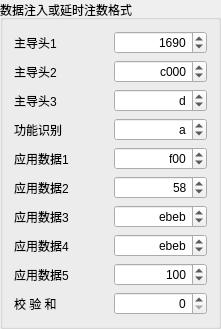
  <widget class="QGroupBox" name="groupBox_2">
   <property name="geometry">
    <rect>
     <x>10</x>
     <y>20</y>
     <width>221</width>
     <height>306</height>
    </rect>
   </property>
   <property name="title">
    <string>数据注入或延时注数格式</string>
   </property>
   <layout class="QVBoxLayout" name="verticalLayout">
    <item>
     <layout class="QHBoxLayout" name="horizontalLayout_8">
      <item>
       <widget class="QLabel" name="label_8">
        <property name="text">
         <string>主导头1 </string>
        </property>
       </widget>
      </item>
      <item>
       <widget class="QSpinBox" name="spinBox_1">
        <property name="alignment">
         <set>Qt::AlignRight|Qt::AlignTrailing|Qt::AlignVCenter</set>
        </property>
        <property name="maximum">
         <number>65535</number>
        </property>
        <property name="value">
         <number>5776</number>
        </property>
        <property name="displayIntegerBase">
         <number>16</number>
        </property>
       </widget>
      </item>
     </layout>
    </item>
    <item>
     <layout class="QHBoxLayout" name="horizontalLayout_9">
      <item>
       <widget class="QLabel" name="label_9">
        <property name="text">
         <string>主导头2 </string>
        </property>
       </widget>
      </item>
      <item>
       <widget class="QSpinBox" name="spinBox_2">
        <property name="inputMethodHints">
         <set>Qt::ImhDigitsOnly</set>
        </property>
        <property name="alignment">
         <set>Qt::AlignRight|Qt::AlignTrailing|Qt::AlignVCenter</set>
        </property>
        <property name="maximum">
         <number>65535</number>
        </property>
        <property name="value">
         <number>49152</number>
        </property>
        <property name="displayIntegerBase">
         <number>16</number>
        </property>
       </widget>
      </item>
     </layout>
    </item>
    <item>
     <layout class="QHBoxLayout" name="horizontalLayout_10">
      <item>
       <widget class="QLabel" name="label_10">
        <property name="text">
         <string>主导头3 </string>
        </property>
       </widget>
      </item>
      <item>
       <widget class="QSpinBox" name="spinBox_3">
        <property name="wrapping">
         <bool>false</bool>
        </property>
        <property name="alignment">
         <set>Qt::AlignRight|Qt::AlignTrailing|Qt::AlignVCenter</set>
        </property>
        <property name="buttonSymbols">
         <enum>QAbstractSpinBox::UpDownArrows</enum>
        </property>
        <property name="showGroupSeparator" stdset="0">
         <bool>false</bool>
        </property>
        <property name="suffix">
         <string/>
        </property>
        <property name="prefix">
         <string/>
        </property>
        <property name="maximum">
         <number>65535</number>
        </property>
        <property name="value">
         <number>13</number>
        </property>
        <property name="displayIntegerBase">
         <number>16</number>
        </property>
       </widget>
      </item>
     </layout>
    </item>
    <item>
     <layout class="QHBoxLayout" name="horizontalLayout">
      <item>
       <widget class="QLabel" name="label">
        <property name="text">
         <string>功能识别 </string>
        </property>
       </widget>
      </item>
      <item>
       <widget class="QSpinBox" name="spinBox_4">
        <property name="alignment">
         <set>Qt::AlignRight|Qt::AlignTrailing|Qt::AlignVCenter</set>
        </property>
        <property name="maximum">
         <number>65535</number>
        </property>
        <property name="value">
         <number>10</number>
        </property>
        <property name="displayIntegerBase">
         <number>16</number>
        </property>
       </widget>
      </item>
     </layout>
    </item>
    <item>
     <layout class="QHBoxLayout" name="horizontalLayout_2">
      <item>
       <widget class="QLabel" name="label_2">
        <property name="text">
         <string>应用数据1</string>
        </property>
       </widget>
      </item>
      <item>
       <widget class="QSpinBox" name="spinBox_5">
        <property name="alignment">
         <set>Qt::AlignRight|Qt::AlignTrailing|Qt::AlignVCenter</set>
        </property>
        <property name="maximum">
         <number>65535</number>
        </property>
        <property name="value">
         <number>3840</number>
        </property>
        <property name="displayIntegerBase">
         <number>16</number>
        </property>
       </widget>
      </item>
     </layout>
    </item>
    <item>
     <layout class="QHBoxLayout" name="horizontalLayout_3">
      <item>
       <widget class="QLabel" name="label_3">
        <property name="text">
         <string>应用数据2</string>
        </property>
       </widget>
      </item>
      <item>
       <widget class="QSpinBox" name="spinBox_6">
        <property name="alignment">
         <set>Qt::AlignRight|Qt::AlignTrailing|Qt::AlignVCenter</set>
        </property>
        <property name="maximum">
         <number>65535</number>
        </property>
        <property name="value">
         <number>88</number>
        </property>
        <property name="displayIntegerBase">
         <number>16</number>
        </property>
       </widget>
      </item>
     </layout>
    </item>
    <item>
     <layout class="QHBoxLayout" name="horizontalLayout_4">
      <item>
       <widget class="QLabel" name="label_4">
        <property name="text">
         <string>应用数据3</string>
        </property>
       </widget>
      </item>
      <item>
       <widget class="QSpinBox" name="spinBox_7">
        <property name="alignment">
         <set>Qt::AlignRight|Qt::AlignTrailing|Qt::AlignVCenter</set>
        </property>
        <property name="maximum">
         <number>65535</number>
        </property>
        <property name="value">
         <number>60395</number>
        </property>
        <property name="displayIntegerBase">
         <number>16</number>
        </property>
       </widget>
      </item>
     </layout>
    </item>
    <item>
     <layout class="QHBoxLayout" name="horizontalLayout_5">
      <item>
       <widget class="QLabel" name="label_5">
        <property name="text">
         <string>应用数据4</string>
        </property>
       </widget>
      </item>
      <item>
       <widget class="QSpinBox" name="spinBox_8">
        <property name="alignment">
         <set>Qt::AlignRight|Qt::AlignTrailing|Qt::AlignVCenter</set>
        </property>
        <property name="maximum">
         <number>65535</number>
        </property>
        <property name="value">
         <number>60395</number>
        </property>
        <property name="displayIntegerBase">
         <number>16</number>
        </property>
       </widget>
      </item>
     </layout>
    </item>
    <item>
     <layout class="QHBoxLayout" name="horizontalLayout_6">
      <item>
       <widget class="QLabel" name="label_6">
        <property name="text">
         <string>应用数据5</string>
        </property>
       </widget>
      </item>
      <item>
       <widget class="QSpinBox" name="spinBox_9">
        <property name="alignment">
         <set>Qt::AlignRight|Qt::AlignTrailing|Qt::AlignVCenter</set>
        </property>
        <property name="maximum">
         <number>65535</number>
        </property>
        <property name="value">
         <number>256</number>
        </property>
        <property name="displayIntegerBase">
         <number>16</number>
        </property>
       </widget>
      </item>
     </layout>
    </item>
    <item>
     <layout class="QHBoxLayout" name="horizontalLayout_7">
      <item>
       <widget class="QLabel" name="label_7">
        <property name="text">
         <string>校 验 和</string>
        </property>
       </widget>
      </item>
      <item>
       <widget class="QSpinBox" name="spinBox_10">
        <property name="alignment">
         <set>Qt::AlignRight|Qt::AlignTrailing|Qt::AlignVCenter</set>
        </property>
        <property name="specialValueText">
         <string/>
        </property>
        <property name="correctionMode">
         <enum>QAbstractSpinBox::CorrectToPreviousValue</enum>
        </property>
        <property name="keyboardTracking">
         <bool>true</bool>
        </property>
        <property name="maximum">
         <number>65535</number>
        </property>
        <property name="value">
         <number>0</number>
        </property>
        <property name="displayIntegerBase">
         <number>16</number>
        </property>
       </widget>
      </item>
     </layout>
    </item>
   </layout>
  </widget>
